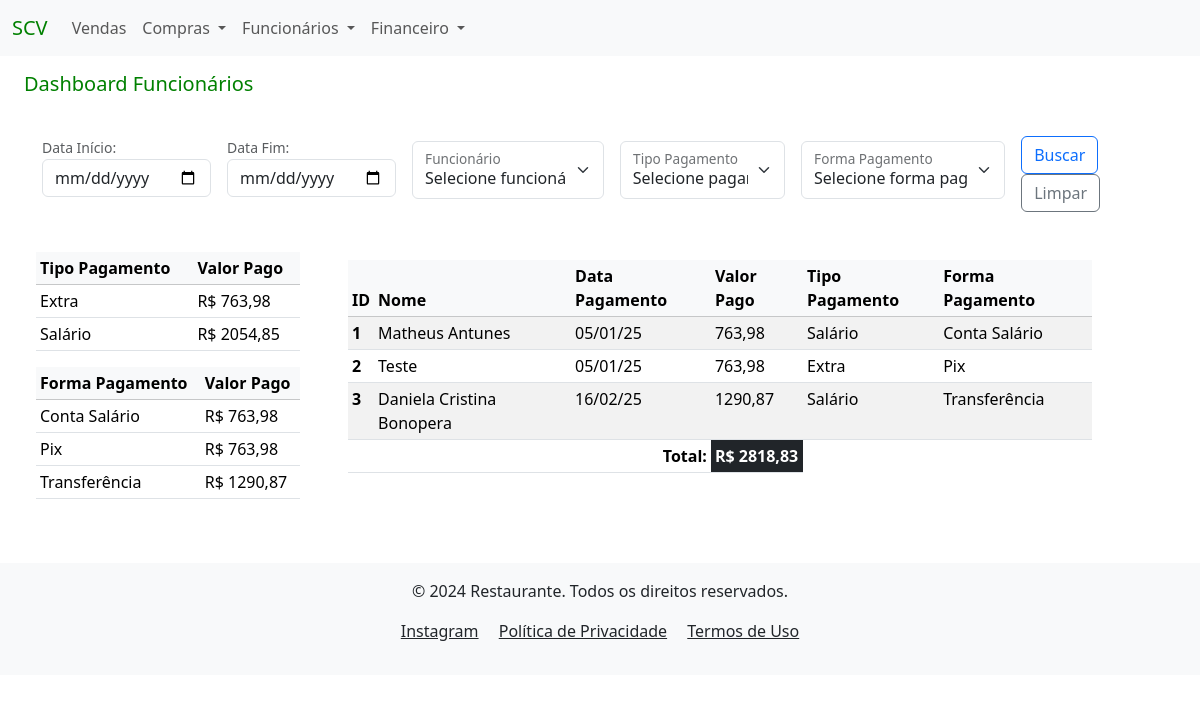
Screenshot of /dashboard_funcionarios with the database file from the repository.
### funcionarios/models.py (models this page shows)
class Pagamento(models.Model):
    lista_tipo_pagamento = [
                            ('Salário', 'Salário'),
                            ('Adiantamento', 'Adiantamento'),
                            ('Vale', 'Vale'),
                            ('Vale Transporte', 'Vale Transporte'),
                            ('Extra', 'Extra'),
                            ('Rescisão', 'Rescisão'),
                            ('Comissão', 'Comissão'),
                            ('Férias', 'Férias'),
                            ('13° Salário', '13° Salário')
                            ]
    lista_forma_pagamento = [
                             ('Conta Salário', 'Conta Salário'),
                             ('Dinheiro', 'Dinheiro'),
                             ('Transferência', 'Transferência'),
                             ('Pix', 'Pix'),
                             ('Cheque', 'Cheque'),
                             ('Multa Recisória', 'Multa Recisória')
                             ]
    created_at = models.DateTimeField(auto_now_add=True)
    nome_funcionario = models.ForeignKey(Cadastro, on_delete=models.PROTECT, verbose_name="Funcionário", null=False)
    data_pagamento = models.DateField(verbose_name="Data Pagamento", null=False, blank=False,)
    valor_pago = models.DecimalField(verbose_name="Valor Pago", max_digits=9, decimal_places=2, null=False, blank=False)
    tipo_pagamento = models.CharField(verbose_name="Tipo de Pagamento", max_length=15, choices=lista_tipo_pagamento, null=False, blank=False)
    forma_pagamento = models.CharField(verbose_name="Forma de Pagamento", max_length=15, choices=lista_forma_pagamento, null=False, blank=False)
    author = models.ForeignKey(User, on_delete=models.PROTECT, blank=False, default=1)
    dt_atualizado = models.DateTimeField(auto_now=True, null=False, blank=False)

class Cadastro(models.Model):
    LIST_BANK = [('Banco do Brasil', 'Banco do Brasil'),
                   ('Banco Original', 'Banco Original'),
                   ('Bradesco', 'Bradesco'),
                   ('Caixa Econômica', 'Caixa Econômica'),
                   ('C6 Bank', 'C6 Bank'),
                   ('Itau', 'Itau'),
                   ('Inter', 'Inter'),
                   ('Neon', 'Neon'),
                   ('Next', 'Next'),
                   ('Nubank', 'Nubank'),
                   ('Santander', 'Santander'),
                   ]
    created_at = models.DateTimeField(auto_now_add=True)
    nome_funcionario = models.CharField(verbose_name="Funcionário", max_length=40 , blank=False, unique=True)
    rg = models.CharField(verbose_name="RG", max_length=14, null=True , blank=True)
    cpf = models.CharField(verbose_name="CPF", max_length=14, null=True , blank=True)
    carteira_trabalho = models.CharField(verbose_name="CTPS", max_length=12, null=True, blank=True)
    endereco = models.CharField(verbose_name="Endereço", max_length=40, null=True, blank=True)
    numero = models.CharField(verbose_name="Número", max_length=255, null=True, blank=True)
    bairro = models.CharField(verbose_name="Bairro", max_length=20, null=True, blank=True)
    cidade = models.CharField(verbose_name="Cidade", max_length=30, null=True, blank=True)
    telefone = models.CharField(verbose_name="Telefone", max_length=13, null=True, blank=True)
    banco = models.CharField(verbose_name="Banco", choices=LIST_BANK, max_length=15, null=True, blank=True)
    agencia = models.CharField(verbose_name="Agencia", max_length=7, null=True, blank=True)
    conta = models.CharField(verbose_name="Conta", max_length=10, null=True, blank=True)
    author = models.ForeignKey(User, on_delete=models.PROTECT, blank=False, default=1)
    dt_atualizado = models.DateTimeField(auto_now=True, null=False, blank=False)
    def __str__(self):
        return f"{self.nome_funcionario}"

### financeiro/views.py (the view)
# urls.py: path('dashboard_funcionarios', DashboardFuncionariosView.as_view(), name='dashboard_funcionarios'),
class DashboardFuncionariosView(DashboardBaseView):
    def get(self, request):
        data_inicio = request.GET.get('data_inicio')
        data_fim = request.GET.get('data_fim')
        funcionario_selecionado = request.GET.getlist('nome_funcionario')
        tipo_pagamento_selecionado = request.GET.getlist('tipo_pagamento')
        forma_pagamento_selecionado = request.GET.getlist('forma_pagamento')
        funcionarios = Pagamento.objects.all()
        filtros = FiltrosFinanceiro(
            data_inicio=data_inicio,
            data_fim=data_fim,
            campo_data='data_pagamento',
            funcionario=funcionario_selecionado,
            tipo_pagamento=tipo_pagamento_selecionado,
            forma_pagamento=forma_pagamento_selecionado
            )
        funcionarios_filtrado = filtros.aplicar_filtros(funcionarios)
        tipo_pagamentos_agrupados = funcionarios_filtrado.values('tipo_pagamento').annotate(total_valor_pago=Sum('valor_pago'))
        forma_pagamentos_agrupados = funcionarios_filtrado.values('forma_pagamento').annotate(total_valor_pago=Sum('valor_pago'))
        total_pagamentos = self.calcular_totais_pagamentos(funcionarios_filtrado)
        total_tipo_pagamento = sum(item['total_valor_pago'] for item in tipo_pagamentos_agrupados)
        total_forma_pagamento = sum(item['total_valor_pago'] for item in forma_pagamentos_agrupados)
        nome_funcionario = Pagamento.objects.values('nome_funcionario__id', 'nome_funcionario__nome_funcionario').distinct()
        tipos_pagamento = Pagamento.objects.values('tipo_pagamento').distinct()
        formas_pagamento = Pagamento.objects.values('forma_pagamento').distinct()
        context = {
            'data_inicio': data_inicio,
            'data_fim': data_fim,
            'campo_data': 'data_pagamento',
            'funcionarios': funcionarios_filtrado,
            'nome_funcionarios': nome_funcionario,
            'funcionario_selecionados': funcionario_selecionado,
            'tipo_pagamento_selecionado': tipo_pagamento_selecionado,
            'forma_pagamento_selecionado': forma_pagamento_selecionado,
            'total_pagamentos': total_pagamentos,
            'tipos_pagamento': tipos_pagamento,
            'formas_pagamento': formas_pagamento,
            'tipo_pagamentos_agrupados': tipo_pagamentos_agrupados,
            'forma_pagamentos_agrupados': forma_pagamentos_agrupados,
            'total_tipo_pagamento': total_tipo_pagamento,
            'total_forma_pagamento': total_forma_pagamento,
        }
        return render(request, 'financeiro/dashboard_funcionarios.html', context)

### financeiro/views.py (called while the page is built)
    def calcular_totais_pagamentos(self, pagamentos_queryset):
        total_pagamentos = pagamentos_queryset.aggregate(total_despesas=Sum('valor_pago'))['total_despesas'] or 0
        return total_pagamentos

### financeiro/templates/financeiro/dashboard_funcionarios.html (shortened to what this page needs)
{% extends 'global/base.html' %}
{% block content %}
    <h5 class="mb-4 mt-3" style="color: green;">Dashboard Funcionários</h5>
    <div class="container">
        <form action="" method="GET" class="d-flex align-items-center">
            <div class="mb-2 me-2">
                <small for="data_inicio" class="form-text">Data Início:</small>
                <input type="date" class="form-control" id="data_inicio" name="data_inicio" value="{{ data_inicio }}">
            </div>
            <div class="mb-2 ms-2 me-2">
                <small for="data_fim" class="form-text">Data Fim:</small>
                <input type="date" class="form-control" id="data_fim" name="data_fim" value="{{ data_fim }}">
            </div>
            <div class="form-floating mb-2 ms-2 me-2 mt-2">
                <select class="form-select" id="floatingSelect" name="nome_funcionario">
                    <option value="">Selecione funcionário</option>
                </select>
                <label for="floatingSelect">Funcionário</label>
            </div>
            <div class="form-floating mb-2 ms-2 me-2 mt-2">
                <select class="form-select" id="floatingSelect" name="tipo_pagamento" aria-label="Floating label select example">
                    <option value="">Selecione pagamento</option>
                </select>
                <label for="floatingSelect">Tipo Pagamento</label>
            </div>
            <div class="form-floating mb-2 ms-2 me-2 mt-2">
                <select class="form-select" id="floatingSelect" name="forma_pagamento" aria-label="Floating label select example">
                    <option value="">Selecione forma pagamento</option>
                </select>
                <label for="floatingSelect">Forma Pagamento</label>
            </div>
            <div class="mb-2 ms-2 mt-3">
                <button type="submit" class="btn btn-outline-primary me-2" name="buscar_funcionario_pagamento">Buscar</button>
                <a href="{% url 'dashboard_funcionarios' %}" class="btn btn-outline-secondary me-2">Limpar</a>
            </div>
        </form>
    </div>
    <div class="container-fluid mt-3">
        <div class="row">
            <div class="col-md-3 me-4">
                {% if funcionarios %}
                    <table class="table table-sm mt-3">
                        <thead class="table-light">
                            <tr>
                                <th scope="col">Tipo Pagamento</th>
                                <th scope="col">Valor Pago</th>
                            </tr>
                        </thead>
                        <tbody>
                            {% for pagamento in tipo_pagamentos_agrupados %}
                                <tr>
                                    <td>{{ pagamento.tipo_pagamento|default:"-" }}</td>
                                    <td>R$ {{ pagamento.total_valor_pago|floatformat:2 }}</td>
                                </tr>
                            {% endfor %}
                        </tbody>
                    </table>
                    <table class="table table-sm mt-3">
                        <thead class="table-light">
                            <tr>
                                <th scope="col">Forma Pagamento</th>
                                <th scope="col">Valor Pago</th>
                            </tr>
                        </thead>
                        <tbody>
                            {% for pagamento in forma_pagamentos_agrupados %}
                                <tr>
                                    <td>{{ pagamento.forma_pagamento|default:"-" }}</td>
                                    <td>R$ {{ pagamento.total_valor_pago|floatformat:2 }}</td>
                                </tr>
                            {% endfor %}
                        </tbody>
                    </table>
                {% else %}
                    <div class="container">
                        <div class="alert alert-warning mt-3" role="alert">
                            Não há lançamentos para o filtro selecionado.
                        </div>
                    </div>
                {% endif %}
            </div>
            <div class="col-md-8">
                {% if funcionarios %}
                    <table class="table table-sm table-striped table-hover mt-4">
                        <thead class="table-light">
                            <tr>
                                <th scope="col">ID</th>
                                <th scope="col">Nome</th>
                                <th scope="col">Data Pagamento</th>
                                <th scope="col">Valor Pago</th>
                                <th scope="col">Tipo Pagamento</th>
                                <th scope="col">Forma Pagamento</th>
                            </tr>
                        </thead>
                        <tbody>
                            {% for funcionario in funcionarios %}
                                <tr>
                                    <th scope="row">{{ funcionario.pk }}</th>
                                    <td>{{ funcionario.nome_funcionario }}</td>
                                    <td>{{ funcionario.data_pagamento|date:"d/m/y"|default:"-" }}</td>
                                    <td>{{ funcionario.valor_pago|default:"-" }}</td>
                                    <td>{{ funcionario.tipo_pagamento|default:"-" }}</td>
                                    <td>{{ funcionario.forma_pagamento|default:"-" }}</td>
                                </tr>
                            {% endfor %}
                        </tbody>
                        <tfoot>
                            <tr>
                                <td colspan="3" class="text-end fw-bold">Total:</td>
                                <td class="bg-dark text-white fw-bold">R$ {{ total_pagamentos|floatformat:2 }}</td>
                            </tr>
                        </tfoot>
                    </table>
                {% else %}
                    <div class="container">
                        <div class="alert alert-warning mt-3" role="alert">
                            Não há lançamentos para o filtro selecionado.
                        </div>
                    </div>
                {% endif %}
            </div>
        </div>
    </div>
{% endblock content %}

### rows the page displays
Pagamento: pk "1", nome_funcionario "Matheus Antunes", data_pagamento "05/01/25", valor_pago "763,98", tipo_pagamento "Salário", forma_pagamento "Conta Salário"
Pagamento: pk "2", nome_funcionario "Teste", data_pagamento "05/01/25", valor_pago "763,98", tipo_pagamento "Extra", forma_pagamento "Pix"
Pagamento: pk "3", nome_funcionario "Daniela Cristina Bonopera", data_pagamento "16/02/25", valor_pago "1290,87", tipo_pagamento "Salário", forma_pagamento "Transferência"

### other values shown
{{ pagamento.tipo_pagamento|default:"-" }} "Extra" "Salário"
{{ pagamento.total_valor_pago|floatformat:2 }} "763,98" "2054,85"
{{ pagamento.forma_pagamento|default:"-" }} "Conta Salário" "Pix" "Transferência"
{{ pagamento.total_valor_pago|floatformat:2 }} "763,98" "763,98" "1290,87"
{{ total_pagamentos|floatformat:2 }} "2818,83"
